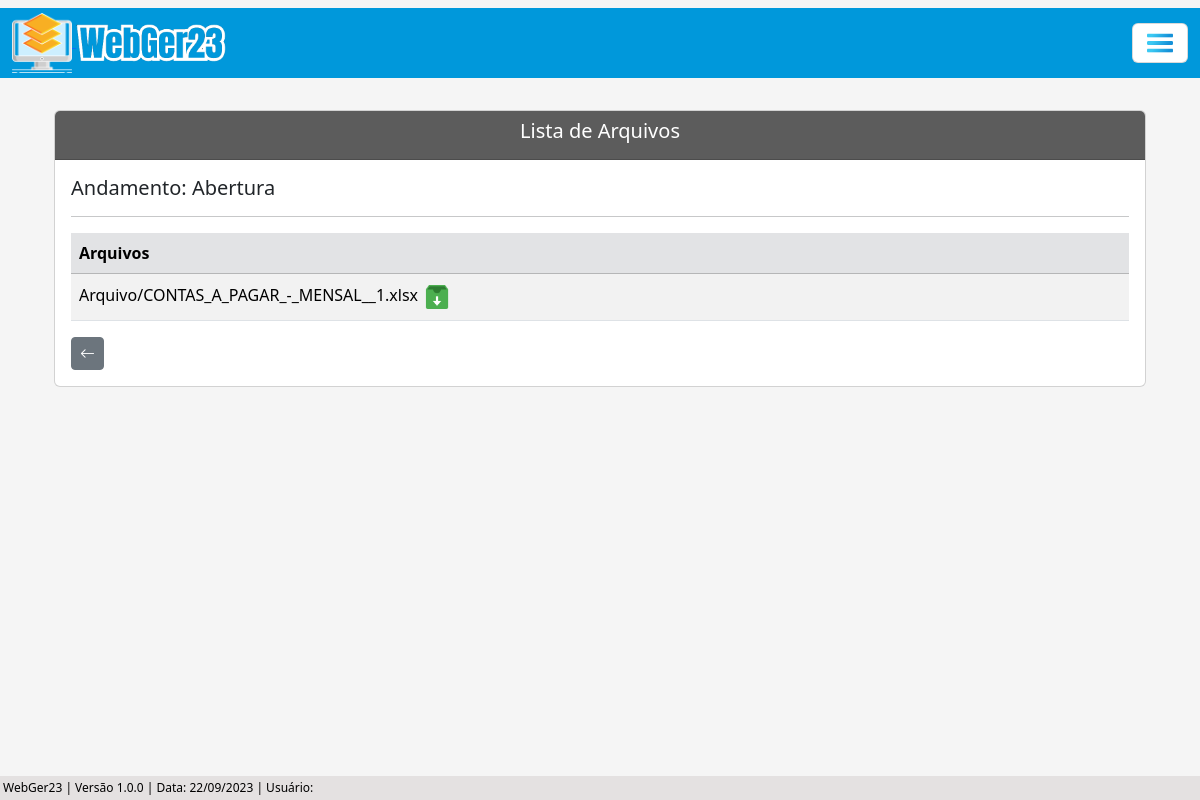
The page /listar/arquivo-andamento-adm/28/ on the database as committed earlier.
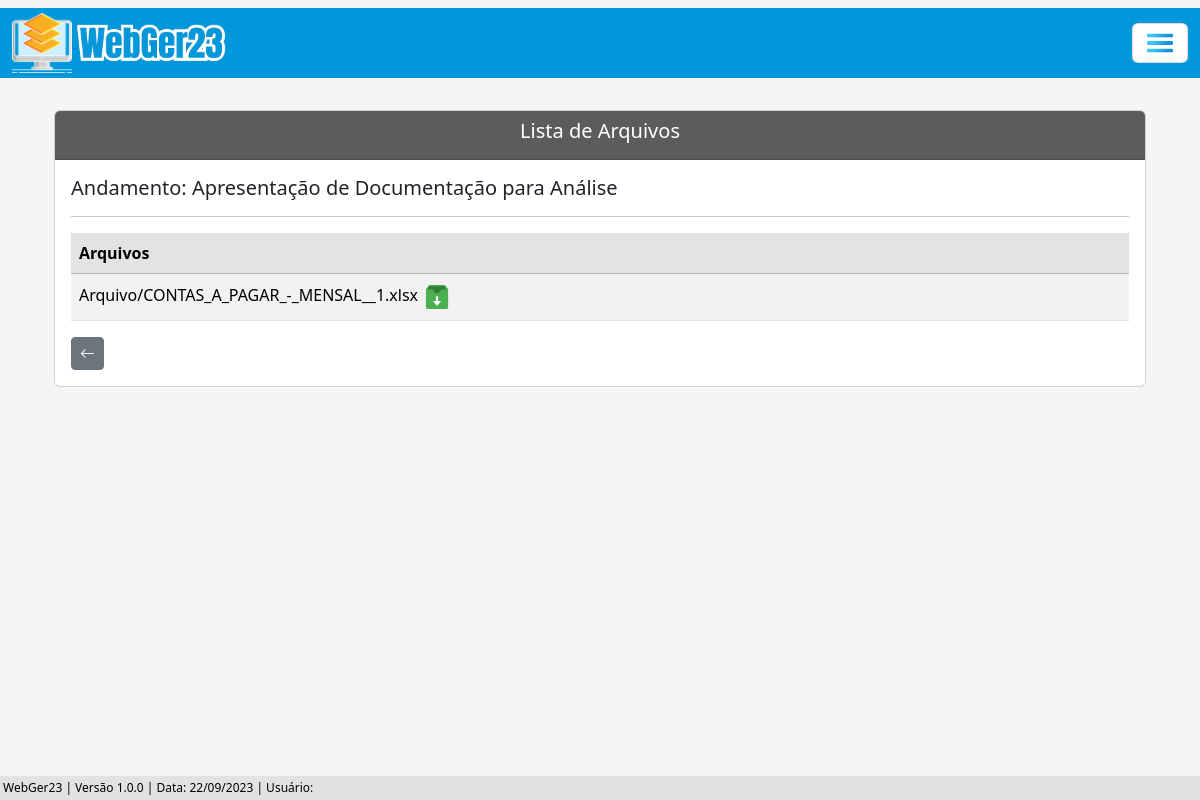
The same page on the database as committed later.
### processo/models.py (models this page shows, shortened)
class Base(models.Model): # Classe base, será herdada pelas outras classes
    data_criacao = models.DateField('data_criação', auto_now_add=True)
    data_alteracao = models.DateField('Alterado', auto_now=True)
    ativo = models.BooleanField('Ativo?', default=True)
    class Meta:
        abstract = True

class AndamentoAdm(Base):
    andamentos = (
    ('Abertura', 'Abertura'), ('Parecer Fiscal', 'Parecer Fiscal'), ('Decisão 1ª Instância', 'Decisão 1ª Instância'), ('Suspenso Para Fiscalização Futura', 'Suspenso Para Fiscalização Futura'), ('Auto de Infração e Termo de Intimação - AITI.', 'Auto de Infração e Termo de Intimação - AITI.'), ('Termo de Intimação Fiscal - TIF.-tif.', 'Termo de Intimação Fiscal - TIF.'), ('Decisão de 2ª Instância', 'Decisão de 2ª Instância'), ('Cobrança de Documentação', 'Cobrança de Documentação'), ('Recurso Voluntário', 'Recurso Voluntário'), ('Fim do Contrato com a Assessoria', 'Fim do Contrato com a Assessoria'), ('Manifestação', 'Manifestação'), ('Recebimento do AR', 'Recebimento do AR'), ('Despacho', 'Despacho'), ('Aguardando Pagamento', 'Aguardando Pagamento'), ('Apresentação de Documentação para Análise', 'Apresentação de Documentação para Análise'), ('Aguardando AR', 'Aguardando AR'), ('Ofício', 'Ofício'), ('Revelia', 'Revelia'), ('Execução', 'Execução'), ('Confissão de Dívida (Parcelamento)', 'Confissão de Dívida (Parcelamento)'), ('Reenvio de Documento', 'Reenvio de Documento'), ('Parecer Juridico', 'Parecer Juridico'), ('Certidão', 'Certidão'), ('Encaminhado', 'Encaminhado'), ('Encerrado', 'Encerrado'),
    )
    situacao = (
        ('Sem Pagamento', 'Sem Pagamento'), ('Com Pagamento', 'Com Pagamento'),
    )
    criador_andamento_adm = models.ForeignKey(get_user_model(), verbose_name='Usuário Criador', on_delete=models.CASCADE)
    processo = models.ForeignKey(ProcessoAdm, on_delete=models.CASCADE) # Relacionamento 'One to Many' (um para muitos)
    data_andamento = models.DateField(verbose_name='Data do Andamento')
    andamento = models.CharField(max_length=100, choices=andamentos, verbose_name='Andamento') # Utiliza choices(escolhas) para selecionar o andamento
    situacao_pagamento = models.CharField(max_length=100, choices=situacao, blank=True, null=True)
    valor_pago = models.CharField(max_length=14, blank=True, null=True)
    data_prazo = models.DateField(blank=True, null=True)
    funcionario = models.CharField(max_length=50, blank=True, null=True)
    data_recebimento = models.DateField(blank=True, null=True)
    complemento = models.CharField(max_length=150, blank=True, null=True)
    arquivo_1 = models.FileField(upload_to='Arquivo/', verbose_name='Arquivo', blank=True)
    arquivo_2 = models.FileField(upload_to='Arquivo/', verbose_name='Arquivo', blank=True)
    arquivo_3 = models.FileField(upload_to='Arquivo/', verbose_name='Arquivo', blank=True)

### processo/views.py (the view)
# urls.py: path('listar/arquivo-andamento-adm/<int:pk>/', ArquivoAndamentoAdmList.as_view(), name='arquivo-andamento-adm-list'),
class ArquivoAndamentoAdmList(ListView):
    model = AndamentoAdm
    template_name = 'processos/lists/arquivo_andamento_adm_list.html'
    def get_queryset(self):
        andamento_pk = self.kwargs.get('pk') # Pega a pk(primary key) da URL
        andamento = AndamentoAdm.objects.filter(pk=andamento_pk)  # Pega o andamento que possui a pk recebida (pk é a primary key do andamento)
        return andamento
    def get_context_data(self, **kwargs):
        andamento_pk = self.kwargs.get('pk') # Pega a PK do andamento através da URL
        context = super().get_context_data(**kwargs)
        context['dados_andamento'] = AndamentoAdm.objects.filter(pk=andamento_pk) # Filtra os dados do andamento através da pk
        return context

### processo/templates/processos/lists/arquivo_andamento_adm_list.html (shortened to what this page needs)
{% extends 'index.html' %}
{% load static %}
{% block conteudo %}
<div class="container p-4">
    <div class="card">
        <div class="card-header text-white" style="background-color: #5c5c5c;">
            <h5 style="text-align: center;">Lista de Arquivos</h5>
         </div>
        <div class="card-body">
            {% for atributo in dados_andamento %}
                <h5>Andamento: {{ atributo.andamento }}</h5>
            {% endfor %}
            <hr>
            <div class="table-responsive">
                <table class="table table-striped" id="tabela-listar-arquivo">
                    <thead>
                        <tr class="table-secondary">
                            <th>Arquivos</th>
                        </tr>
                    </thead>
                    <tbody>
                        {% for arquivo in object_list %}
                            {% if arquivo.arquivo_1 %}
                                <tr>
                                    <td>
                                        {{ arquivo.arquivo_1.name }}
                                        <a href="{{ arquivo.arquivo_1.url }}"><img src="{% static 'img/download.png' %}" width="30"></a>
                                    </td>
                                </tr>
                            {% endif %}
                        {% endfor %}
                    </tbody>
                </table>
            </div>
            <button class="btn btn-secondary btn-sm" id="btnVoltar"><i class="bi bi-arrow-left" style="font-size: 15px;"></i></button>
        </div>
    </div>
</div>
{% endblock %}

Rows that differ between the two databases and show on the page:
changed AndamentoAdm "Arquivo/CONTAS_A_PAGAR_-_MENSAL__1.xlsx": andamento "Abertura" → "Apresentação de Documentação para Análise"
